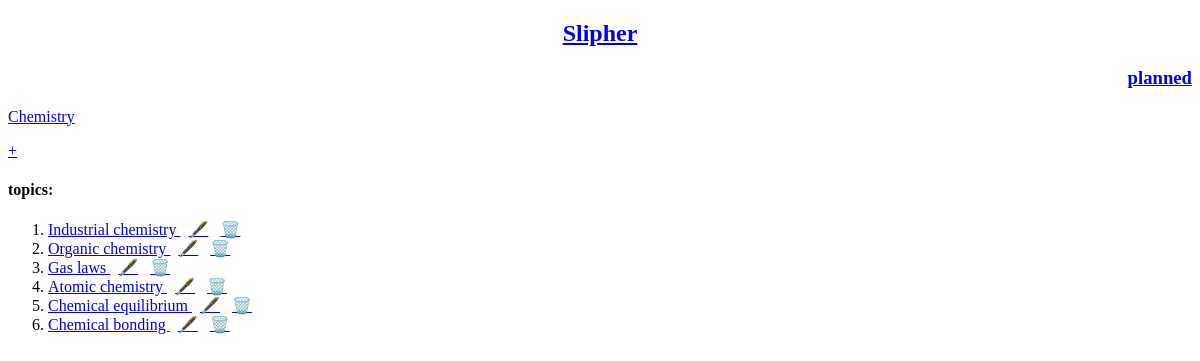
Page /subject/3/topic on the committed database.
### Subjects/models.py (models this page shows)
class Subjects(models.Model):
    subject_name = models.CharField(max_length=500)
    rating = models.FloatField(validators=[MinValueValidator(0.0), MaxValueValidator(5.0)])
    def __str__(self):
        return self.subject_name

class Topics(models.Model):
    subject = models.ForeignKey(Subjects,on_delete=models.CASCADE,related_name="topic")
    topic_name = models.CharField(max_length=500)
    rating = models.FloatField(validators=[MinValueValidator(0.0), MaxValueValidator(5.0)])
    class Meta:
        unique_together = ("topic_name","subject")
    def __str__(self):
        return self.topic_name

### Subjects/views0/topic.py (the view)
# urls.py: path("subject/<int:subject_id>/topic",views0.TopicListView.as_view(),name="topic"),
class TopicListView(ListView):
    model = models.Topics
    template_name = "Subjects/topic/topic.html"
    context_object_name = "topic_list"
    def get_queryset(self):
        subject = get_object_or_404(models.Subjects,id=self.kwargs["subject_id"])
        topic_list = subject.topic.all()
        return topic_list
    def get_context_data(self,**kwargs):
        context = super().get_context_data(**kwargs)
        context["subject"] = get_object_or_404(models.Subjects,id=self.kwargs["subject_id"])
        return context

### Subjects/templates/Subjects/topic/topic.html (shortened to what this page needs)
{% extends "Subjects/base.html" %}
{% block content %}
<p> <a href="{% url 'Subjects:subject' %}">{{ subject }}</a> </p>
<p> <a href="{% url 'Subjects:new_topic' subject.id %}">+</a><p>
{% if topic_list %}
<h4>topics: </h4>
<ol>
	{% for topic in topic_list %}
	<li>
	    <a href="{% url 'Subjects:subtopic' topic_id=topic.id subject_id=subject.id %}"> {{ topic }} </a>
	    <a href="{% url 'Subjects:edit_topic' topic_id=topic.id subject_id=subject.id %}">🖋️</a>
	    <a href="{% url 'Subjects:delete_topic' subject_id=subject.id topic_id=topic.id %}">🗑️</a>
	</li>
	{% endfor %}
</ol>
{% else %}
<p> {{ subject }} has no topic </p>
{% endif %}
{% endblock content %}

### rows in the picture
Subjects: subject_name "Chemistry"
Topics: topic_name "Industrial chemistry"
Topics: topic_name "Organic chemistry"
Topics: topic_name "Gas laws"
Topics: topic_name "Atomic chemistry"
Topics: topic_name "Chemical equilibrium"
Topics: topic_name "Chemical bonding"
